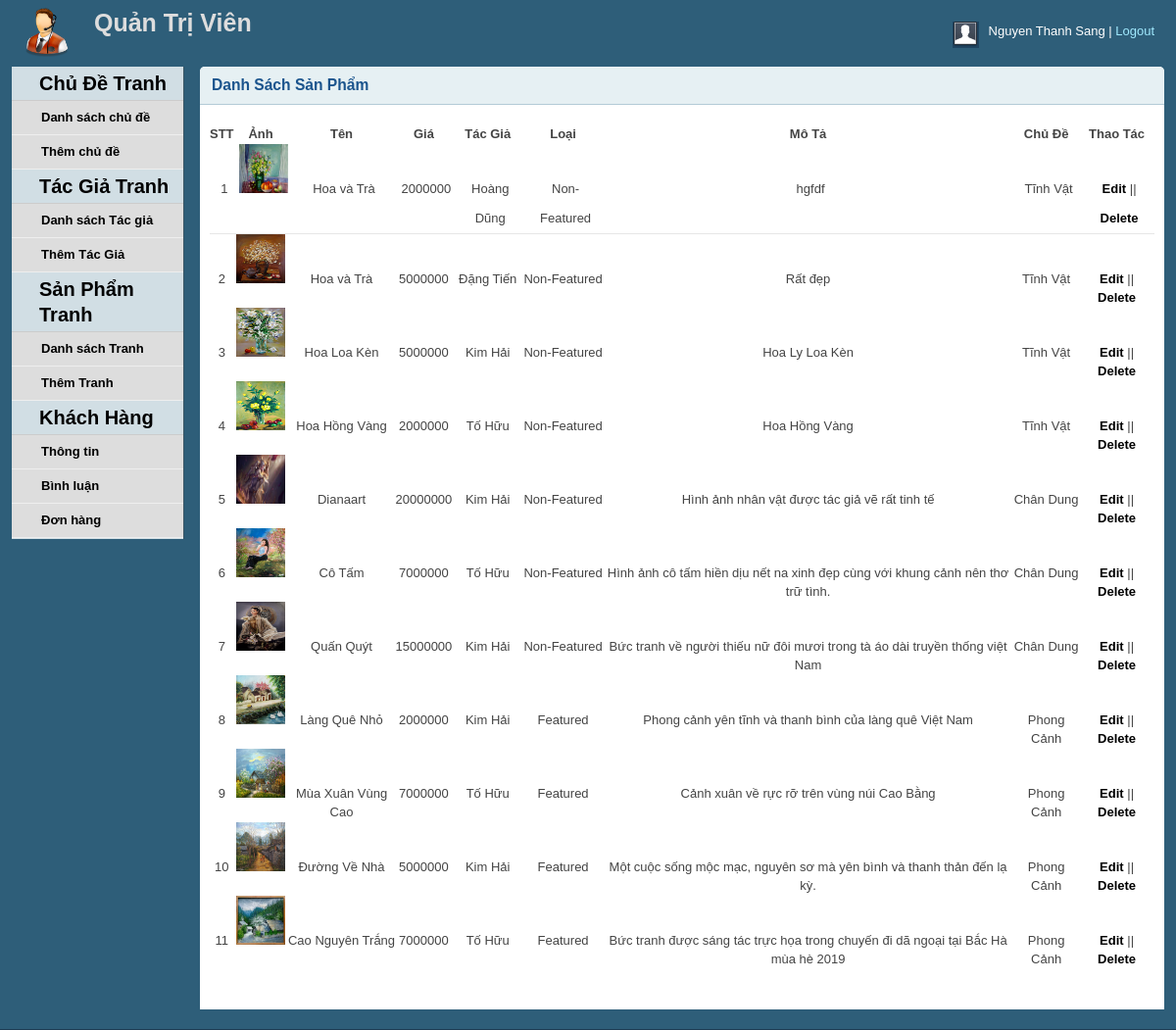
Screenshot of /ArtShop/admin/productlist.php (signed in) with the database file from the repository.
### tables this page shows
CREATE TABLE `table_product` (
  `productID` int(11) NOT NULL,
  `catID` int(11) NOT NULL,
  `authorID` int(11) NOT NULL,
  `product_desc` text NOT NULL,
  `type` int(11) NOT NULL,
  `price` varchar(255) NOT NULL,
  `image` varchar(255) NOT NULL,
  `productName` varchar(255) NOT NULL
);

CREATE TABLE `table_author` (
  `auID` int(11) NOT NULL,
  `auName` varchar(255) NOT NULL
);

CREATE TABLE `table_category` (
  `catID` int(11) NOT NULL,
  `catName` varchar(255) NOT NULL
);

### ArtShop/lib/database.php (called while the page is built, shortened)
<?php
Class Database{
   public $host   = DB_HOST;
   public $user   = DB_USER;
   public $pass   = DB_PASS;
   public $dbname = DB_NAME;
   public $link;
private function connectDB(){
   $this->link = new mysqli($this->host, $this->user, $this->pass,
    $this->dbname);
 }
public function select($query){
  $result = $this->link->query($query) or
   die($this->link->error.__LINE__);
  if($result->num_rows > 0){
    return $result;
  } else {
    return false;
  }
 }
}

### ArtShop/classes/product.php (called while the page is built, shortened)
<?php
	$filepath=realpath(dirname(__FILE__));
	include_once $filepath.'/../lib/database.php';
?>
<?php
class product
{
	public function __construct()
	{
		$this->db=new Database();
	}
	public function show_product(){
			$query="
			SELECT table_product.*, table_author.auName,table_category.catName
			FROM table_product INNER JOIN table_category ON table_product.catID=table_category.catID
			INNER JOIN table_author ON table_product.authorID=table_author.auID
			order by table_product.productID desc ";
			$result=$this->db->select($query);
			return $result;
	}
}
?>

### ArtShop/admin/productlist.php (the view, shortened to what this page needs)
<?php include 'inc/header.php';?>
<?php include 'inc/sidebar.php';?>
<?php include '../classes/product.php';?>
<div class="grid_10">
    <div class="box round first grid">
        <h2>Danh Sách Sản Phẩm</h2>
        <div class="block">
            <table class="data display datatable" id="example">
			<thead>
				<tr>
					<th>STT</th>
					<th>Ảnh</th>
					<th>Tên</th>
					<th>Giá</th>
					<th>Tác Giả</th>
					<th>Loại</th>
					<th>Mô Tả</th>
					<th>Chủ Đề</th>
					<th>Thao Tác</th>
				</tr>
			</thead>
			<tbody>
				<tr class="odd gradeX">
					<?php
						$pd= new product();
						$pdlist=$pd->show_product();
						$i=0;
						if($pdlist){
							while($result=$pdlist->fetch_assoc()){
								$i++;
					?>
					<td><?php echo $i?></td>
					<td><img src="upload/<?php echo $result['image']?>" width="50" height="50"></td>
					<td><?php echo $result['productName']?></td>
					<td><?php echo $result['price']?></td>
					<td><?php echo $result['auName']?></td>
					<td><?php
						if($result['type']==1) {echo 'Featured';}
						else {
							echo 'Non-Featured';
						}
					?>
					</td>
					<td><?php echo $result['product_desc']?></td>
					<td><?php echo $result['catName']?></td>
					<td><a href="productedit.php?productID=<?php echo $result['productID']?>">Edit</a> || <a href="?productID=<?php echo $result['productID']?>">Delete</a></td>
				</tr>
				<?php
							}
						}
					?>
			</tbody>
		</table>
       </div>
    </div>
</div>
<?php include 'inc/footer.php';?>

### ArtShop/admin/css/layout.css (style rules this page uses)
body { background: #fff none repeat scroll 0 0; color: #444; font-size: 14px; padding: 0; }
a { color: #000; font-weight:bold; text-decoration: none; }
h1, h2, h3, h4, h5, h6 { line-height:1.2em; margin-bottom:.3em; }
h2 { margin-top:1em; }
.box { background:#fff; margin-bottom:20px; padding:10px 10px 10px 10px; margin-left:-8px; }
.box.grid { padding-bottom:40px; }
.box.round { -moz-border-radius: 5px 5px 0px 0px; -webkit-border-radius: 5px 5px 0px 0px; border-radius: 5px 5px 0px 0px; }
.box h2 { font-size:1.2em; font-weight:bold; color:#1B548D; background:#E6F0F3; margin:-10px -10px 0 -10px; padding:10px 12px; border-bottom:1px solid #B3CBD6; -moz-border-radius: 5px 5px 0px 0px; -webkit-border-radius: 5px 5px 0px 0px; border-radius: 5px 5px 0px 0px; }
.box.first { min-height: 406px; }
.block { padding-top:20px; }
.block { padding-bottom:1px; }
table.display { margin: 0 auto; clear: both; width: 100%; }
tr.odd { height: 30px; line-height: 30px; border-bottom:1px solid #e6e6e6; }
tr.odd td, tr.even td { padding-left:5px; }

### ArtShop/admin/productlist.php (style rules this page uses)
td { text-align: center; }

### rows the page displays
table_product: image (picture), productName "Hoa và Trà", price "2000000", table_author.auName "Hoàng Dũng", type "Non-Featured", product_desc "hgfdf", catID.catName "Tĩnh Vật"
table_product: image (picture), productName "Hoa và Trà", price "5000000", table_author.auName "Đặng Tiến", type "Non-Featured", product_desc "Rất đẹp", catID.catName "Tĩnh Vật"
table_product: image (picture), productName "Hoa Loa Kèn", price "5000000", table_author.auName "Kim Hải", type "Non-Featured", product_desc "Hoa Ly Loa Kèn", catID.catName "Tĩnh Vật"
table_product: image (picture), productName "Hoa Hồng Vàng", price "2000000", table_author.auName "Tố Hữu", type "Non-Featured", product_desc "Hoa Hồng Vàng", catID.catName "Tĩnh Vật"
table_product: image (picture), productName "Dianaart", price "20000000", table_author.auName "Kim Hải", type "Non-Featured", product_desc "Hình ảnh nhân vật được tác giả vẽ rất tinh tế", catID.catName "Chân Dung"
table_product: image (picture), productName "Cô Tấm", price "7000000", table_author.auName "Tố Hữu", type "Non-Featured", product_desc "Hình ảnh cô tấm hiền dịu nết na xinh đẹp cùng với khung cảnh nên thơ trữ tình.", catID.catName "Chân Dung"
table_product: image (picture), productName "Quấn Quýt", price "15000000", table_author.auName "Kim Hải", type "Non-Featured", product_desc "Bức tranh về người thiếu nữ đôi mươi trong tà áo dài truyền thống việt Nam", catID.catName "Chân Dung"
table_product: image (picture), productName "Làng Quê Nhỏ", price "2000000", table_author.auName "Kim Hải", type "Featured", product_desc "Phong cảnh yên tĩnh và thanh bình của làng quê Việt Nam", catID.catName "Phong Cảnh"
table_product: image (picture), productName "Mùa Xuân Vùng Cao", price "7000000", table_author.auName "Tố Hữu", type "Featured", product_desc "Cảnh xuân về rực rỡ trên vùng núi Cao Bằng", catID.catName "Phong Cảnh"
table_product: image (picture), productName "Đường Về Nhà", price "5000000", table_author.auName "Kim Hải", type "Featured", product_desc "Một cuộc sống mộc mạc, nguyên sơ mà yên bình và thanh thản đến lạ kỳ.", catID.catName "Phong Cảnh"
table_product: image (picture), productName "Cao Nguyên Trắng", price "7000000", table_author.auName "Tố Hữu", type "Featured", product_desc "Bức tranh được sáng tác trực họa trong chuyến đi dã ngoại tại Bắc Hà mùa hè 2019", catID.catName "Phong Cảnh"

### other values shown
Session::get('adminName') "Nguyen Thanh Sang"
